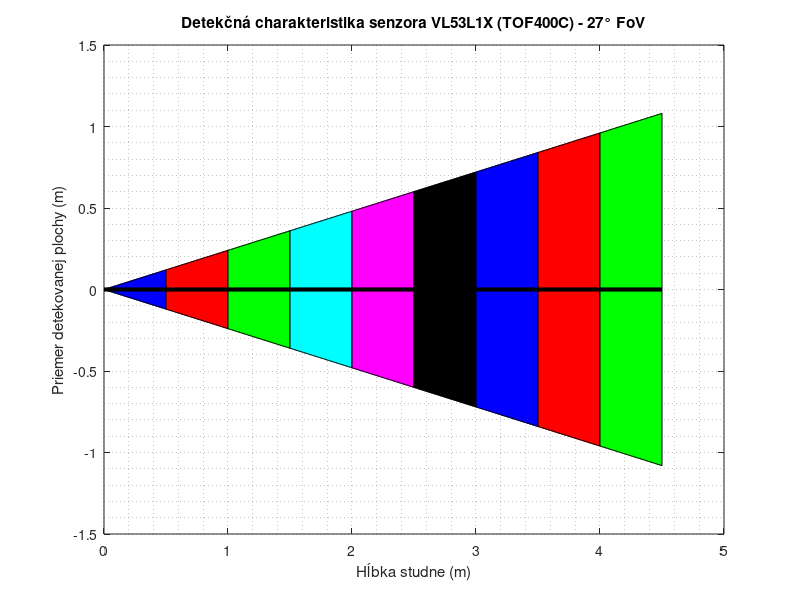

This figure's MATLAB source:

%%Vizualizácia detekčnej charakteristiky pre ToF laserový senzor VL53L1X (TOF400C)
%%Detekčná charakteristika: 27°, softvérovo upraviteľné na 15° cez ROI (Region of Interest) + možnosť vychýliť

close all;
clear all;
half_angle = 13.5; %%27° detection angle / 2
Radians = deg2rad( half_angle );
Radians2 = -1*(Radians);
hlbka1 = 0:0.01:0.5;
hlbka2 = 0.5:0.01:1;
hlbka3 = 1:0.01:1.5;
hlbka4 = 1.5:0.01:2;
hlbka5 = 2:0.01:2.5;
hlbka6 = 2.5:0.01:3;
hlbka7 = 3:0.01:3.5;
hlbka8 = 3.5:0.01:4;
hlbka9 = 4:0.01:4.5;
priemer1 = hlbka1*tan(Radians)
priemer2 = hlbka1*tan(Radians2)
priemer3 = hlbka2*tan(Radians)
priemer4 = hlbka2*tan(Radians2)
priemer5 = hlbka3*tan(Radians)
priemer6 = hlbka3*tan(Radians2)

priemer7 = hlbka4*tan(Radians)
priemer8 = hlbka4*tan(Radians2)

priemer9 = hlbka5*tan(Radians)
priemer10 = hlbka5*tan(Radians2)

priemer11 = hlbka6*tan(Radians)
priemer12 = hlbka6*tan(Radians2)

priemer13 = hlbka7*tan(Radians)
priemer14 = hlbka7*tan(Radians2)

priemer15 = hlbka8*tan(Radians)
priemer16 = hlbka8*tan(Radians2)

priemer17 = hlbka9*tan(Radians)
priemer18 = hlbka9*tan(Radians2)
plot (hlbka1, priemer1, '-b')
hold on 
plot (hlbka1, priemer2, '-b')
hold on 
plot (hlbka2, priemer3, '-r')
hold on 
plot (hlbka2, priemer4, '-r')
hold on 
plot (hlbka3, priemer5, '-g')
hold on 
plot (hlbka3, priemer6, '-g')
hold on 
plot (hlbka4, priemer7, '-c')
hold on 
plot (hlbka4, priemer8, '-c')
hold on 
plot (hlbka5, priemer9, '-m')
hold on 
plot (hlbka5, priemer10, '-m')
hold on 
plot (hlbka6, priemer11, '-k')
hold on 
plot (hlbka6, priemer12, '-k')
hold on 
plot (hlbka7, priemer13, '-b')
hold on 
plot (hlbka7, priemer14, '-b')
hold on 
plot (hlbka8, priemer15, '-r')
hold on 
plot (hlbka8, priemer16, '-r')
hold on 
plot (hlbka9, priemer17, '-g')
hold on 
plot (hlbka9, priemer18, '-g')
patch([hlbka1 fliplr(hlbka1)], [priemer1 fliplr(priemer2)], 'b')
patch([hlbka2 fliplr(hlbka2)], [priemer3 fliplr(priemer4)], 'r')
patch([hlbka3 fliplr(hlbka3)], [priemer5 fliplr(priemer6)], 'g')
patch([hlbka4 fliplr(hlbka4)], [priemer7 fliplr(priemer8)], 'c')
patch([hlbka5 fliplr(hlbka5)], [priemer9 fliplr(priemer10)], 'm')
patch([hlbka6 fliplr(hlbka6)], [priemer11 fliplr(priemer12)], 'k')
patch([hlbka7 fliplr(hlbka7)], [priemer13 fliplr(priemer14)], 'b')
patch([hlbka8 fliplr(hlbka8)], [priemer15 fliplr(priemer16)], 'r')
patch([hlbka9 fliplr(hlbka9)], [priemer17 fliplr(priemer18)], 'g')
hold on
plot ([0,4.5], [0,0], '-k', 'LineWidth',3)
title('Detekčná charakteristika senzora VL53L1X (TOF400C) - 27° FoV')
grid minor
xlabel('Hĺbka studne (m)') 
ylabel('Priemer detekovanej plochy (m)') 
